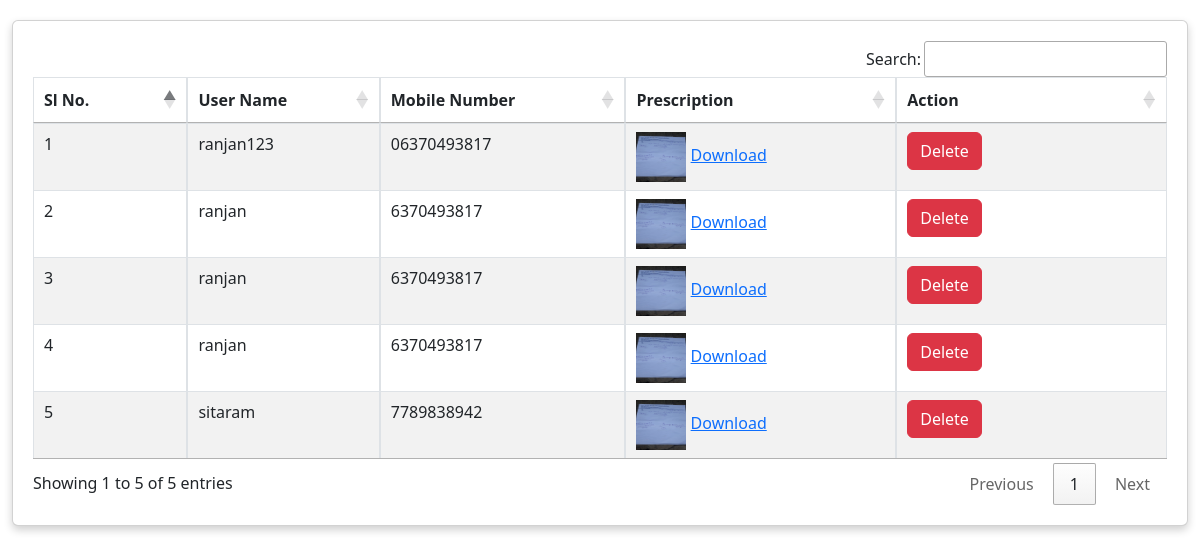
The page /prescription_list (signed in) on the database its author committed.
### Exam/models.py (models this page shows, shortened)
class Prescription(models.Model):
    user = models.ForeignKey(User, on_delete=models.CASCADE, default=None)
    prescription_file = models.FileField(upload_to='prescriptions/')

class UserProfile(models.Model):
    user = models.OneToOneField(User, on_delete=models.CASCADE)
    name = models.CharField(max_length=15, blank=True)
    phone = models.CharField(max_length=15, blank=True)
    state = models.CharField(max_length=255, blank=True)
    address = models.TextField(blank=True)
    zipcode = models.CharField(max_length=10, blank=True)

### Exam/views.py (the view)
# urls.py: path('prescription_list',views.view_prescription,name="view_prescription"),
@login_required
def view_prescription(request):
    prescription_list = Prescription.objects.all()
    context = {
        'prescription_list': prescription_list,
    }
    return render(request, 'pharmassist/prescription_list.html', context)

### template/pharmassist/prescription_list.html (shortened to what this page needs)
<!DOCTYPE html>
<html lang="en">
<head>
  <link rel="stylesheet" href="https://cdnjs.cloudflare.com/ajax/libs/font-awesome/5.15.4/css/all.min.css"
 />
  <link rel="stylesheet" href="https://cdn.jsdelivr.net/npm/bootstrap@5.2.3/dist/css/bootstrap.min.css"
>
  <link rel="stylesheet" href="https://cdn.datatables.net/1.13.7/css/jquery.dataTables.min.css">
  <link rel="stylesheet" href="https://cdn.datatables.net/buttons/2.4.2/css/buttons.dataTables.min.css">
</head>
<body>
  <div class="container-fluid">
    <div class="card">
      <div class="card-body">
        <table id="example" class="table table-bordered table-striped table-hover dataTable no-footer"
          aria-describedby="file_export_info">
          <thead class="thead-dark">
            <tr>
              <th class="sorting sorting_asc" tabindex="0" aria-controls="file_export" rowspan="1" colspan="1"
                aria-sort="ascending" aria-label="Sl No.: activate to sort column descending"
                style="width: 112.953px;">Sl No.</th>
              <th class="sorting" tabindex="0" aria-controls="file_export" rowspan="1" colspan="1"
                style="width:150px;">User Name</th>
              <th class="sorting" tabindex="0" aria-controls="file_export" rowspan="1" colspan="1"
                aria-label="Punch In Time: activate to sort column ascending" style="width: 202.125px;">Mobile Number
              </th>
              <th class="sorting" tabindex="0" aria-controls="file_export" rowspan="1" colspan="1"
                aria-label="Punch Out Time: activate to sort column ascending" style="width: 226.656px;">Prescription</th>
                <th class="sorting" tabindex="0" aria-controls="file_export" rowspan="1" colspan="1"
                aria-label="Punch Out Time: activate to sort column ascending" style="width: 226.656px;">Action</th>
            </tr>
          </thead>
          <tbody>
            {% for i in prescription_list %}
            <tr>
              <td>{{ forloop.counter }}</td>
              <td>{{i.user.username }}</td>
              <td>{{i.user.userprofile.phone}}</td>
              <td>
                <img src="{{ i.prescription_file.url }}" style="width: 50px; height: 50px;">
                <a href="{{ i.prescription_file.url }}" download="prescription_image.jpg">Download</a>
            </td>
                <td><a href="{% url 'delete_prescription' i.id %}" class="btn btn-danger" title="Delete Prescription">Delete</a></td>
            </tr>
            {% endfor %}
          </tbody>
        </table>
      </div>
    </div>
  </div>
</body>
</html>

### template/pharmassist/prescription_list.html (style rules this page uses)
.table { width: 100%; margin-bottom: 1rem; color: #212529; border-collapse: collapse; }
.table th, .table td { padding: 0.75rem; vertical-align: top; border-top: 1px solid #dee2e6; }
.table thead th { vertical-align: bottom; border-bottom: 2px solid #dee2e6; }
.btn-danger { color: #fff; background-color: #dc3545; border-color: #dc3545; }
.card { margin-top: 20px; box-shadow: 0 4px 8px rgba(0, 0, 0, 0.19); }
.card-body { padding: 20px; }

### rows shown on the page
Prescription: user.username "ranjan123", user.userprofile.phone "06370493817", prescription_file (picture)
Prescription: user.username "ranjan", user.userprofile.phone "6370493817", prescription_file (picture)
Prescription: user.username "ranjan", user.userprofile.phone "6370493817", prescription_file (picture)
Prescription: user.username "ranjan", user.userprofile.phone "6370493817", prescription_file (picture)
Prescription: user.username "sitaram", user.userprofile.phone "7789838942", prescription_file (picture)
